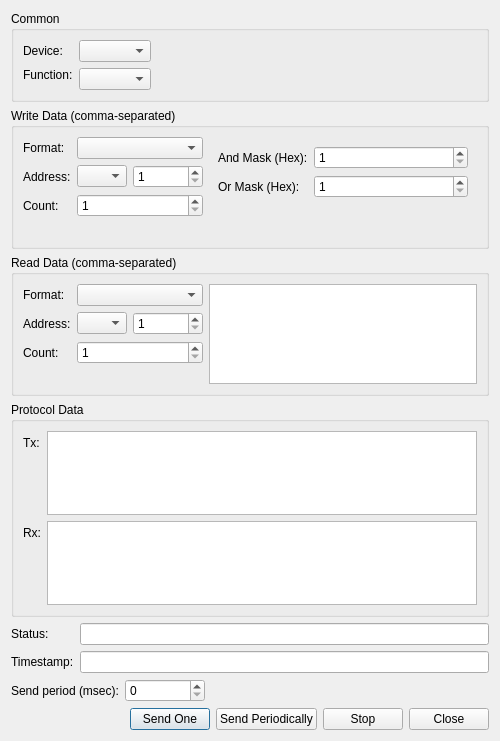
<?xml version="1.0" encoding="UTF-8"?>
<ui version="4.0">
 <class>mbClientSendMessageUi</class>
 <widget class="QDialog" name="mbClientSendMessageUi">
  <property name="geometry">
   <rect>
    <x>0</x>
    <y>0</y>
    <width>500</width>
    <height>741</height>
   </rect>
  </property>
  <property name="minimumSize">
   <size>
    <width>500</width>
    <height>0</height>
   </size>
  </property>
  <property name="windowTitle">
   <string>Send Message</string>
  </property>
  <layout class="QVBoxLayout" name="verticalLayout" stretch="0,1,1,0,0,0,0">
   <item>
    <widget class="QGroupBox" name="grCommonParams">
     <property name="title">
      <string>Common</string>
     </property>
     <layout class="QGridLayout" name="gridLayout" columnstretch="0,0,0,0">
      <item row="1" column="0" colspan="2">
       <widget class="QLabel" name="label_9">
        <property name="text">
         <string>Function:</string>
        </property>
       </widget>
      </item>
      <item row="0" column="2">
       <widget class="QComboBox" name="cmbDevice"/>
      </item>
      <item row="0" column="0">
       <widget class="QLabel" name="label_8">
        <property name="text">
         <string>Device:</string>
        </property>
       </widget>
      </item>
      <item row="1" column="2" rowspan="2">
       <widget class="QComboBox" name="cmbFunction"/>
      </item>
      <item row="0" column="3">
       <spacer name="horizontalSpacer_2">
        <property name="orientation">
         <enum>Qt::Horizontal</enum>
        </property>
        <property name="sizeHint" stdset="0">
         <size>
          <width>40</width>
          <height>20</height>
         </size>
        </property>
       </spacer>
      </item>
     </layout>
    </widget>
   </item>
   <item>
    <widget class="QGroupBox" name="grWriteData">
     <property name="title">
      <string>Write Data (comma-separated)</string>
     </property>
     <layout class="QFormLayout" name="formLayout_4">
      <item row="1" column="0">
       <layout class="QFormLayout" name="formLayout_5">
        <item row="1" column="0">
         <widget class="QLabel" name="label_14">
          <property name="text">
           <string>Address:</string>
          </property>
         </widget>
        </item>
        <item row="1" column="1">
         <layout class="QHBoxLayout" name="horizontalLayout_7" stretch="0,1">
          <item>
           <widget class="QComboBox" name="cmbWriteAdrType">
            <property name="sizePolicy">
             <sizepolicy hsizetype="Minimum" vsizetype="Fixed">
              <horstretch>0</horstretch>
              <verstretch>0</verstretch>
             </sizepolicy>
            </property>
            <property name="maximumSize">
             <size>
              <width>50</width>
              <height>16777215</height>
             </size>
            </property>
           </widget>
          </item>
          <item>
           <widget class="QSpinBox" name="spWriteAddress">
            <property name="minimumSize">
             <size>
              <width>70</width>
              <height>0</height>
             </size>
            </property>
            <property name="minimum">
             <number>1</number>
            </property>
            <property name="maximum">
             <number>65536</number>
            </property>
           </widget>
          </item>
         </layout>
        </item>
        <item row="2" column="0">
         <widget class="QLabel" name="label_15">
          <property name="text">
           <string>Count:</string>
          </property>
         </widget>
        </item>
        <item row="2" column="1">
         <widget class="QSpinBox" name="spWriteCount">
          <property name="minimumSize">
           <size>
            <width>80</width>
            <height>0</height>
           </size>
          </property>
          <property name="minimum">
           <number>1</number>
          </property>
          <property name="maximum">
           <number>2100</number>
          </property>
         </widget>
        </item>
        <item row="0" column="0">
         <widget class="QLabel" name="label_13">
          <property name="text">
           <string>Format:</string>
          </property>
         </widget>
        </item>
        <item row="0" column="1">
         <widget class="QComboBox" name="cmbWriteFormat"/>
        </item>
       </layout>
      </item>
      <item row="1" column="1">
       <widget class="QStackedWidget" name="swWriteData">
        <property name="currentIndex">
         <number>1</number>
        </property>
        <widget class="QWidget" name="pgWriteData">
         <layout class="QVBoxLayout" name="verticalLayout_2">
          <property name="spacing">
           <number>0</number>
          </property>
          <property name="leftMargin">
           <number>0</number>
          </property>
          <property name="topMargin">
           <number>0</number>
          </property>
          <property name="rightMargin">
           <number>0</number>
          </property>
          <property name="bottomMargin">
           <number>0</number>
          </property>
          <item>
           <widget class="QPlainTextEdit" name="txtWriteData">
            <property name="minimumSize">
             <size>
              <width>0</width>
              <height>100</height>
             </size>
            </property>
            <property name="undoRedoEnabled">
             <bool>true</bool>
            </property>
            <property name="readOnly">
             <bool>false</bool>
            </property>
           </widget>
          </item>
         </layout>
        </widget>
        <widget class="QWidget" name="pgWriteMask">
         <layout class="QFormLayout" name="formLayout_3">
          <item row="0" column="0">
           <widget class="QLabel" name="label_19">
            <property name="text">
             <string>And Mask (Hex):</string>
            </property>
           </widget>
          </item>
          <item row="0" column="1">
           <widget class="QSpinBox" name="spWriteMaskAnd">
            <property name="minimumSize">
             <size>
              <width>80</width>
              <height>0</height>
             </size>
            </property>
            <property name="minimum">
             <number>1</number>
            </property>
            <property name="maximum">
             <number>2100</number>
            </property>
           </widget>
          </item>
          <item row="1" column="0">
           <widget class="QLabel" name="label_20">
            <property name="text">
             <string>Or Mask (Hex):</string>
            </property>
           </widget>
          </item>
          <item row="1" column="1">
           <widget class="QSpinBox" name="spWriteMaskOr">
            <property name="minimumSize">
             <size>
              <width>80</width>
              <height>0</height>
             </size>
            </property>
            <property name="minimum">
             <number>1</number>
            </property>
            <property name="maximum">
             <number>2100</number>
            </property>
           </widget>
          </item>
         </layout>
        </widget>
       </widget>
      </item>
     </layout>
    </widget>
   </item>
   <item>
    <widget class="QGroupBox" name="grReadData">
     <property name="title">
      <string>Read Data (comma-separated)</string>
     </property>
     <layout class="QFormLayout" name="formLayout_6">
      <item row="0" column="0">
       <layout class="QFormLayout" name="formLayout_7">
        <item row="1" column="0">
         <widget class="QLabel" name="label_16">
          <property name="text">
           <string>Address:</string>
          </property>
         </widget>
        </item>
        <item row="1" column="1">
         <layout class="QHBoxLayout" name="horizontalLayout_8" stretch="0,1">
          <item>
           <widget class="QComboBox" name="cmbReadAdrType">
            <property name="sizePolicy">
             <sizepolicy hsizetype="Minimum" vsizetype="Fixed">
              <horstretch>0</horstretch>
              <verstretch>0</verstretch>
             </sizepolicy>
            </property>
            <property name="maximumSize">
             <size>
              <width>50</width>
              <height>16777215</height>
             </size>
            </property>
           </widget>
          </item>
          <item>
           <widget class="QSpinBox" name="spReadAddress">
            <property name="minimumSize">
             <size>
              <width>70</width>
              <height>0</height>
             </size>
            </property>
            <property name="minimum">
             <number>1</number>
            </property>
            <property name="maximum">
             <number>65536</number>
            </property>
           </widget>
          </item>
         </layout>
        </item>
        <item row="2" column="0">
         <widget class="QLabel" name="label_17">
          <property name="text">
           <string>Count:</string>
          </property>
         </widget>
        </item>
        <item row="2" column="1">
         <widget class="QSpinBox" name="spReadCount">
          <property name="minimumSize">
           <size>
            <width>80</width>
            <height>0</height>
           </size>
          </property>
          <property name="minimum">
           <number>1</number>
          </property>
          <property name="maximum">
           <number>2100</number>
          </property>
         </widget>
        </item>
        <item row="0" column="0">
         <widget class="QLabel" name="label_18">
          <property name="text">
           <string>Format:</string>
          </property>
         </widget>
        </item>
        <item row="0" column="1">
         <widget class="QComboBox" name="cmbReadFormat"/>
        </item>
       </layout>
      </item>
      <item row="0" column="1">
       <widget class="QPlainTextEdit" name="txtReadData">
        <property name="minimumSize">
         <size>
          <width>0</width>
          <height>100</height>
         </size>
        </property>
        <property name="undoRedoEnabled">
         <bool>true</bool>
        </property>
        <property name="readOnly">
         <bool>true</bool>
        </property>
       </widget>
      </item>
     </layout>
    </widget>
   </item>
   <item>
    <widget class="QGroupBox" name="groupBox">
     <property name="title">
      <string>Protocol Data</string>
     </property>
     <layout class="QFormLayout" name="formLayout">
      <item row="0" column="0">
       <widget class="QLabel" name="label_6">
        <property name="text">
         <string>Tx:</string>
        </property>
       </widget>
      </item>
      <item row="0" column="1">
       <widget class="QPlainTextEdit" name="txtModbusTx">
        <property name="enabled">
         <bool>true</bool>
        </property>
        <property name="undoRedoEnabled">
         <bool>false</bool>
        </property>
        <property name="readOnly">
         <bool>true</bool>
        </property>
       </widget>
      </item>
      <item row="1" column="0">
       <widget class="QLabel" name="label_5">
        <property name="text">
         <string>Rx:</string>
        </property>
       </widget>
      </item>
      <item row="1" column="1">
       <widget class="QPlainTextEdit" name="txtModbusRx">
        <property name="enabled">
         <bool>true</bool>
        </property>
        <property name="undoRedoEnabled">
         <bool>false</bool>
        </property>
        <property name="readOnly">
         <bool>true</bool>
        </property>
       </widget>
      </item>
     </layout>
    </widget>
   </item>
   <item>
    <layout class="QFormLayout" name="formLayout_2">
     <item row="0" column="0">
      <widget class="QLabel" name="label">
       <property name="text">
        <string>Status:</string>
       </property>
      </widget>
     </item>
     <item row="0" column="1">
      <widget class="QLineEdit" name="lnStatus">
       <property name="readOnly">
        <bool>true</bool>
       </property>
      </widget>
     </item>
     <item row="1" column="0">
      <widget class="QLabel" name="label_3">
       <property name="text">
        <string>Timestamp:</string>
       </property>
      </widget>
     </item>
     <item row="1" column="1">
      <widget class="QLineEdit" name="lnTimestamp">
       <property name="readOnly">
        <bool>true</bool>
       </property>
      </widget>
     </item>
    </layout>
   </item>
   <item>
    <layout class="QHBoxLayout" name="horizontalLayout_4">
     <item>
      <widget class="QLabel" name="label_10">
       <property name="text">
        <string>Send period (msec):</string>
       </property>
      </widget>
     </item>
     <item>
      <widget class="QSpinBox" name="spPeriod">
       <property name="minimumSize">
        <size>
         <width>80</width>
         <height>0</height>
        </size>
       </property>
       <property name="maximum">
        <number>100000000</number>
       </property>
       <property name="value">
        <number>0</number>
       </property>
      </widget>
     </item>
     <item>
      <spacer name="horizontalSpacer">
       <property name="orientation">
        <enum>Qt::Horizontal</enum>
       </property>
       <property name="sizeHint" stdset="0">
        <size>
         <width>40</width>
         <height>20</height>
        </size>
       </property>
      </spacer>
     </item>
    </layout>
   </item>
   <item>
    <layout class="QHBoxLayout" name="horizontalLayout_3" stretch="0,0,0,0,0">
     <item>
      <spacer name="horizontalSpacer_3">
       <property name="orientation">
        <enum>Qt::Horizontal</enum>
       </property>
       <property name="sizeHint" stdset="0">
        <size>
         <width>40</width>
         <height>20</height>
        </size>
       </property>
      </spacer>
     </item>
     <item>
      <widget class="QPushButton" name="btnSendOne">
       <property name="text">
        <string>Send One</string>
       </property>
      </widget>
     </item>
     <item>
      <widget class="QPushButton" name="btnSendPeriodically">
       <property name="text">
        <string>Send Periodically</string>
       </property>
      </widget>
     </item>
     <item>
      <widget class="QPushButton" name="btnStop">
       <property name="text">
        <string>Stop</string>
       </property>
      </widget>
     </item>
     <item>
      <widget class="QPushButton" name="btnClose">
       <property name="text">
        <string>Close</string>
       </property>
      </widget>
     </item>
    </layout>
   </item>
  </layout>
 </widget>
 <resources/>
 <connections/>
</ui>
